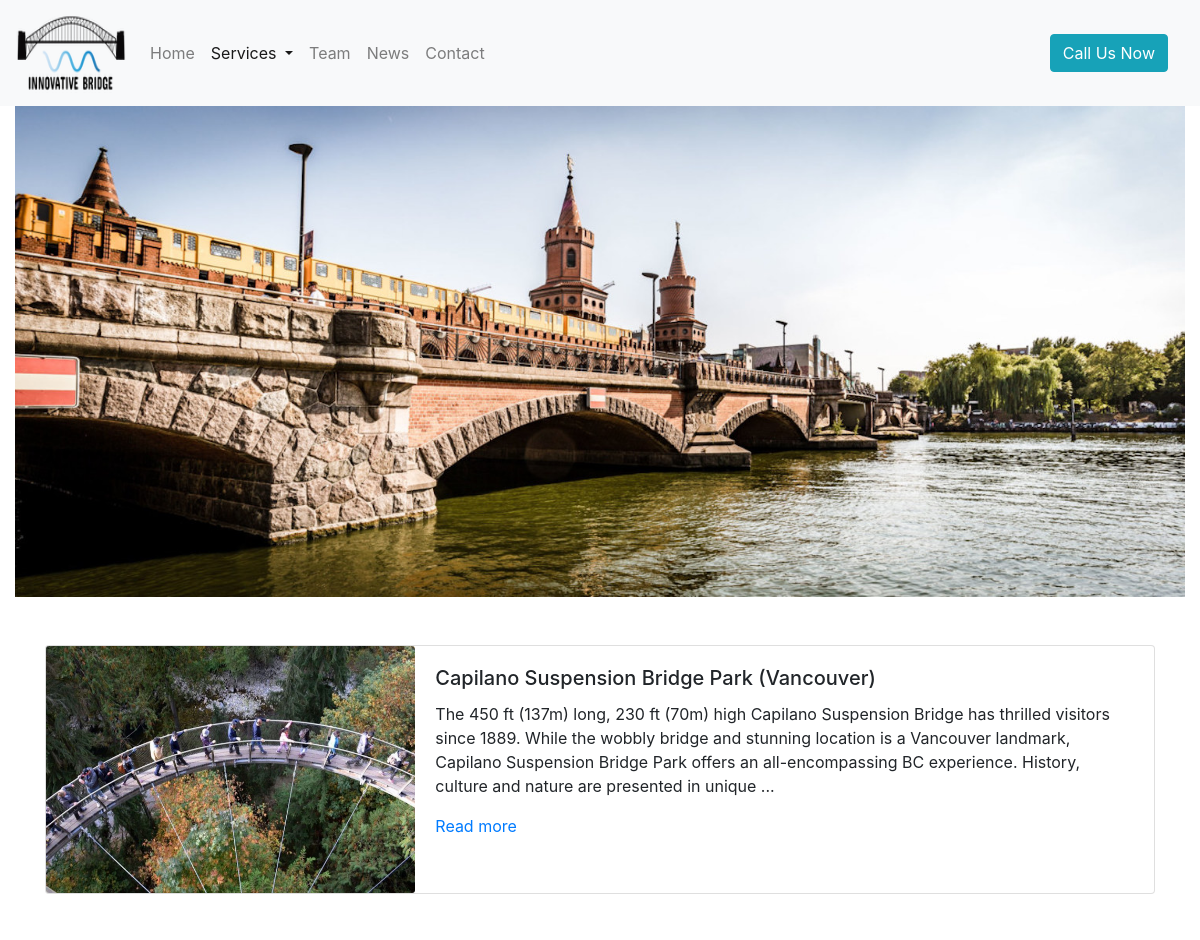
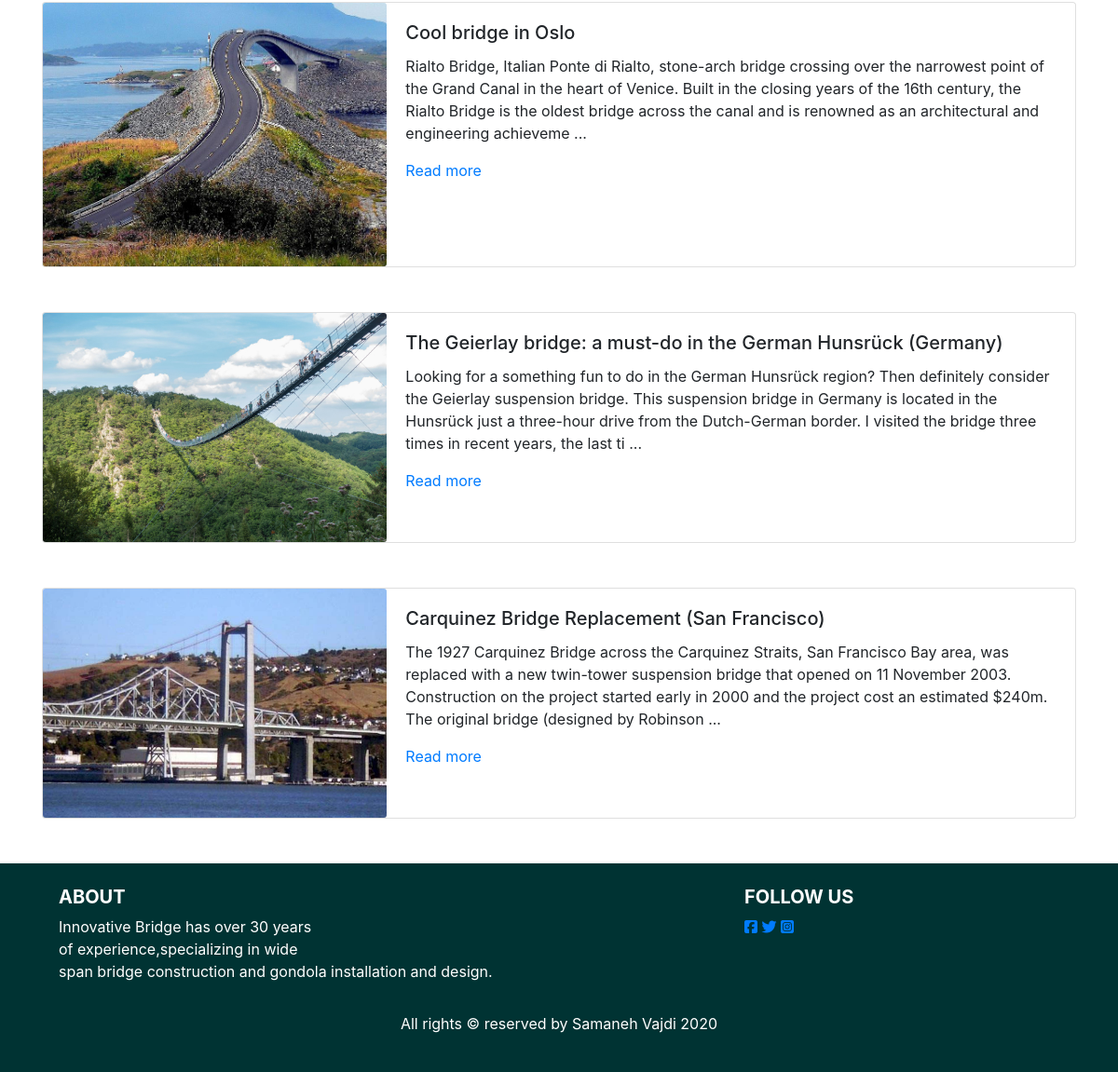
Page /service.php?sid=1 on the committed database (2 pictures, top to bottom).
### tables this page shows
CREATE TABLE `hero_images` (
  `id` int(10) UNSIGNED NOT NULL,
  `page_name` varchar(255) NOT NULL,
  `image` text NOT NULL
);

CREATE TABLE `projects` (
  `id` int(10) UNSIGNED NOT NULL,
  `service_id` int(11) NOT NULL,
  `name` varchar(255) NOT NULL,
  `location` text NOT NULL,
  `description` text NOT NULL,
  `image` text NOT NULL
);

### service.php (the view, shortened to what this page needs)
<?php
include 'includes/head.php';
include 'includes/nav.php';
$con = connect();
$query ="SELECT image FROM hero_images WHERE page_name = 'services'";
$hero_result = mysqli_query($con, $query);
$hero = mysqli_fetch_assoc($hero_result);
?>
<div class="hero container-fluid text-center">
	<img src="imgs/heros/<?= $hero['image']?>" class="img-fluid">
</div>
<div class="container">
	<?php
	if(isset($_GET['sid'])) {
		$query = "SELECT * FROM projects WHERE service_id=" . $_GET['sid'];
		$project_result = mysqli_query($con,$query);
		while ($project = mysqli_fetch_assoc($project_result)) {
			?>
			<div class="card mt-5 mb-5">
				<div class="row no-gutters">
					<div class="col-md-4">
						<img src="imgs/projects/<?= $project['image'] ?>" class="card-img" alt="<?= $project['name'] ?>">
					</div>
					<div class="col-md-8">
						<div class="card-body">
							<h5 class="card-title"><?= $project['name'] ?></h5>
							<p class="card-text"><?= substr($project['description'], 0, 300)?> ...</p>
							<a href="project_detail.php?pid=<?= $project['id'] ?>" class="card-link">Read more</a>
						</div>
					</div>
				</div>
			</div>
			<?php
		}
	}
	?>
</div>
<?php
include 'includes/footer.php';
?>

### includes/head.php (shortened to what this page needs)
<!DOCTYPE html>
<html>
<head>
	<link rel="stylesheet" href="https://stackpath.bootstrapcdn.com/bootstrap/4.5.0/css/bootstrap.min.css">
	<link rel="stylesheet" href="https://cdn.jsdelivr.net/gh/fancyapps/fancybox@3.5.7/dist/jquery.fancybox.min.css" />
	<link rel="stylesheet" type="text/css" href="css/style.css">
</head>
<body>

### includes/nav.php (shortened to what this page needs)
<nav class="navbar navbar-expand-lg navbar-light bg-light">
	<a class="navbar-brand" href="index.php">
    <img src="imgs/logo.png" width="110" height="80"  alt="Innovative Bridge Logo">
  </a>
  <a href="contact.php#cta" class="btn align-middle btn-info ml-auto mr-3 order-lg-last" type="button">Call Us Now</a>
  <div class="collapse navbar-collapse" id="navbarNavDropdown">
    <ul class="navbar-nav">
      <li class="nav-item
      <?php
      if(basename($_SERVER['PHP_SELF'], '.php') == 'index' ) {
        echo 'active';
      }
      ?>
      ">
      <a class="nav-link" href="index.php">Home </a>
    </li>
    <li class="nav-item dropdown <?php
    if(basename($_SERVER['PHP_SELF'], '.php') == 'service' ) {
      echo 'active';
    }
    ?>
    ">
    <a class="nav-link dropdown-toggle " href="#" id="navbarDropdownMenuLink" data-toggle="dropdown" aria-haspopup="true" aria-expanded="false">
      Services
    </a>
  </li>
  <li class="nav-item <?php
  if(basename($_SERVER['PHP_SELF'], '.php') == 'team' ) {
    echo 'active';
  }
  ?>
  ">
  <a class="nav-link" href="team.php">Team</a>
</li>
<li class="nav-item <?php
if(basename($_SERVER['PHP_SELF'], '.php') == 'news' ) {
  echo 'active';
}
?>
">
<a class="nav-link" href="news.php">News</a>
</li>
<li class="nav-item <?php
if(basename($_SERVER['PHP_SELF'], '.php') == 'contact' ) {
  echo 'active';
}
?>
">
<a class="nav-link " href="contact.php">Contact</a>
</li>
</ul>
</div>
</nav>

### includes/footer.php (shortened to what this page needs)
<footer class="page-footer font-small py-4 px-5">
  <div class="container-fluid text-center text-md-left">
    <div class="row">
      <div class="col-md-8 mt-md-0 mt-3">
        <h5 class="text-uppercase font-weight-bold">About</h5>
        <p>Innovative Bridge has over 30 years <br>of
			experience,specializing in wide <br>
			span
			bridge construction and gondola
			installation and design.</p>
      </div>
      <div class="col-md-4 mb-md-0 mb-3">
        <h5 class="text-uppercase font-weight-bold">Follow US</h5>
        <p><a href="#">
			<i class="fab fa-facebook-square"></i>
		</a>
		<a href="#">
			<i class="fab fa-twitter"></i>
		</a>
		<a href="#">
			<i class="fab fa-instagram-square"></i>
		</a></p>
      </div>
    </div>
  </div>
  <div class="footer-copyright text-center py-3"> All rights &copy; reserved by Samaneh Vajdi 2020
  </div>
</footer>
</body>
</html>

### css/style.css (style rules this page uses)
* { margin: 0; padding: 0; box-sizing: border-box; }
img { vertical-align: middle; }
footer { background-color: #003333; color: white; }

### rows in the picture
hero_images: image (picture)
projects: image (picture), name "Capilano Suspension Bridge Park (Vancouver)", description "The 450 ft (137m) long, 230 ft (70m) high Capilano Suspension Bridge has thrilled visitors since 1889. While the wobbly bridge and stunning location is a Vancouver landmark, Capilano Suspension Bridge Park offers an all-encompassing BC experience. History, culture and nature are presented in unique"
projects: image (picture), name "Cool bridge in Oslo", description "Rialto Bridge, Italian Ponte di Rialto, stone-arch bridge crossing over the narrowest point of the Grand Canal in the heart of Venice. Built in the closing years of the 16th century, the Rialto Bridge is the oldest bridge across the canal and is renowned as an architectural and engineering achieveme"
projects: image (picture), name "The Geierlay bridge: a must-do in the German Hunsrück (Germany)", description "Looking for a something fun to do in the German Hunsrück region? Then definitely consider the Geierlay suspension bridge. This suspension bridge in Germany is located in the Hunsrück just a three-hour drive from the Dutch-German border. I visited the bridge three times in recent years, the last ti"
projects: image (picture), name "Carquinez Bridge Replacement (San Francisco)", description "The 1927 Carquinez Bridge across the Carquinez Straits, San Francisco Bay area, was replaced with a new twin-tower suspension bridge that opened on 11 November 2003. Construction on the project started early in 2000 and the project cost an estimated $240m. The original bridge (designed by Robinson"
